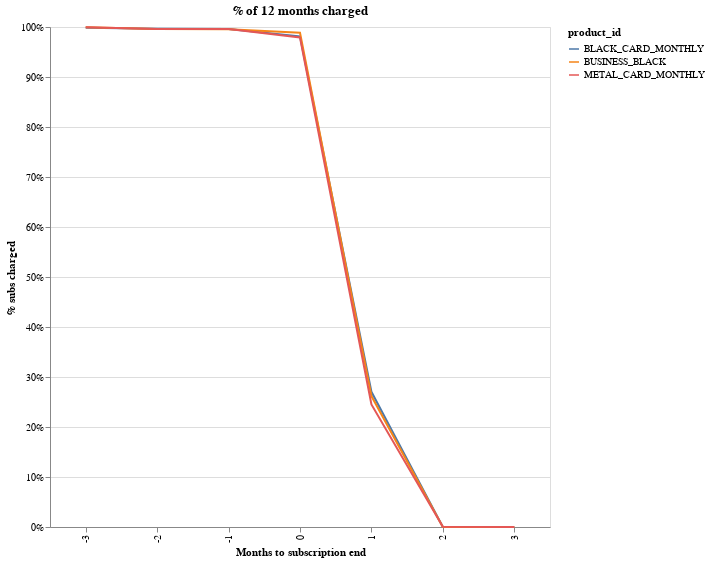

The code cell stored with this chart in its notebook:
### Markdown cell above
#### Do we find charges AFTER the subscription already should have ended?

### Code cell
data = df

# drop all discount_flg and overwrite_flg = True
data = data.loc[(data["discount_flg"] == False) & (data["override_flg"] == False), :]

# drop all subscription pamyents that would not be running anymore.
data = data.loc[data["subscription_valid_from"] < "2019-09-01", :]

# trim market
data["market"] = data["market"].str.strip()

# drop UK
data = data.loc[data["market"] != "GBR", :]
data["month"] = pd.to_datetime(data["subscription_valid_from"]).dt.to_period("M")

data["age_churn"] = (
    pd.to_datetime(data["subscription_valid_until"])
    - pd.to_datetime(data["subscription_valid_from"])
) / np.timedelta64(1, "M")
data["age_churn"] = data["age_churn"].round()

# scheduled date
data["days"] = data["payment_no"].astype(int) * 30
data["scheduled_date"] = (
    pd.to_datetime(data["subscription_valid_from"])
    + pd.to_timedelta(data["days"], unit="D")
).dt.date

# difference between scheduled data and sub_end
data["diff"] = (
    pd.to_datetime(data["scheduled_date"])
    - pd.to_datetime(data["subscription_valid_until"])
) / np.timedelta64(1, "M")
data["diff"] = data["diff"].round()

data = data.groupby(["product_id", "diff"])["charged"].agg("mean").reset_index()

alt.Chart(data.loc[abs(data["diff"]) <= 3, :]).mark_line().encode(
    x=alt.X("diff:N", axis=alt.Axis(title="Months to subscription end")),
    y=alt.Y("charged:Q", axis=alt.Axis(format="%", title="% subs charged")),
    color="product_id:N",
).properties(width=500, height=500, title="% of 12 months charged")

### Figure 1 — Vega-Lite specification as saved in the notebook (floating-point values rounded to 4 significant figures)
{"config": {"view": {"continuousWidth": 400, "continuousHeight": 300}}, "data": {"name": "data-03e6ab79181a33a72573cca02cb178b8"}, "mark": "line", "encoding": {"color": {"type": "nominal", "field": "product_id"}, "x": {"type": "nominal", "axis": {"title": "Months to subscription end"}, "field": "diff"}, "y": {"type": "quantitative", "axis": {"format": "%", "title": "% subs charged"}, "field": "charged"}}, "height": 500, "title": "% of 12 months charged", "width": 500, "$schema": "https://vega.github.io/schema/vega-lite/v4.8.1.json", "datasets": {"data-03e6ab79181a33a72573cca02cb178b8": [{"product_id": "BLACK_CARD_MONTHLY", "diff": -3.0, "charged": 0.9983}, {"product_id": "BLACK_CARD_MONTHLY", "diff": -2.0, "charged": 0.9964}, {"product_id": "BLACK_CARD_MONTHLY", "diff": -1.0, "charged": 0.9959}, {"product_id": "BLACK_CARD_MONTHLY", "diff": -0.0, "charged": 0.9814}, {"product_id": "BLACK_CARD_MONTHLY", "diff": 1.0, "charged": 0.2704}, {"product_id": "BLACK_CARD_MONTHLY", "diff": 2.0, "charged": 9.02e-05}, {"product_id": "BLACK_CARD_MONTHLY", "diff": 3.0, "charged": 9.281e-05}, {"product_id": "BUSINESS_BLACK", "diff": -3.0, "charged": 0.9993}, {"product_id": "BUSINESS_BLACK", "diff": -2.0, "charged": 0.9959}, {"product_id": "BUSINESS_BLACK", "diff": -1.0, "charged": 0.9955}, {"product_id": "BUSINESS_BLACK", "diff": -0.0, "charged": 0.9883}, {"product_id": "BUSINESS_BLACK", "diff": 1.0, "charged": 0.2619}, {"product_id": "BUSINESS_BLACK", "diff": 2.0, "charged": 0.0}, {"product_id": "BUSINESS_BLACK", "diff": 3.0, "charged": 0.0}, {"product_id": "METAL_CARD_MONTHLY", "diff": -3.0, "charged": 0.9994}, {"product_id": "METAL_CARD_MONTHLY", "diff": -2.0, "charged": 0.9961}, {"product_id": "METAL_CARD_MONTHLY", "diff": -1.0, "charged": 0.9958}, {"product_id": "METAL_CARD_MONTHLY", "diff": -0.0, "charged": 0.9791}, {"product_id": "METAL_CARD_MONTHLY", "diff": 1.0, "charged": 0.2451}, {"product_id": "METAL_CARD_MONTHLY", "diff": 2.0, "charged": 0.0004655}, {"product_id": "METAL_CARD_MONTHLY", "diff": 3.0, "charged": 0.0002378}]}}
